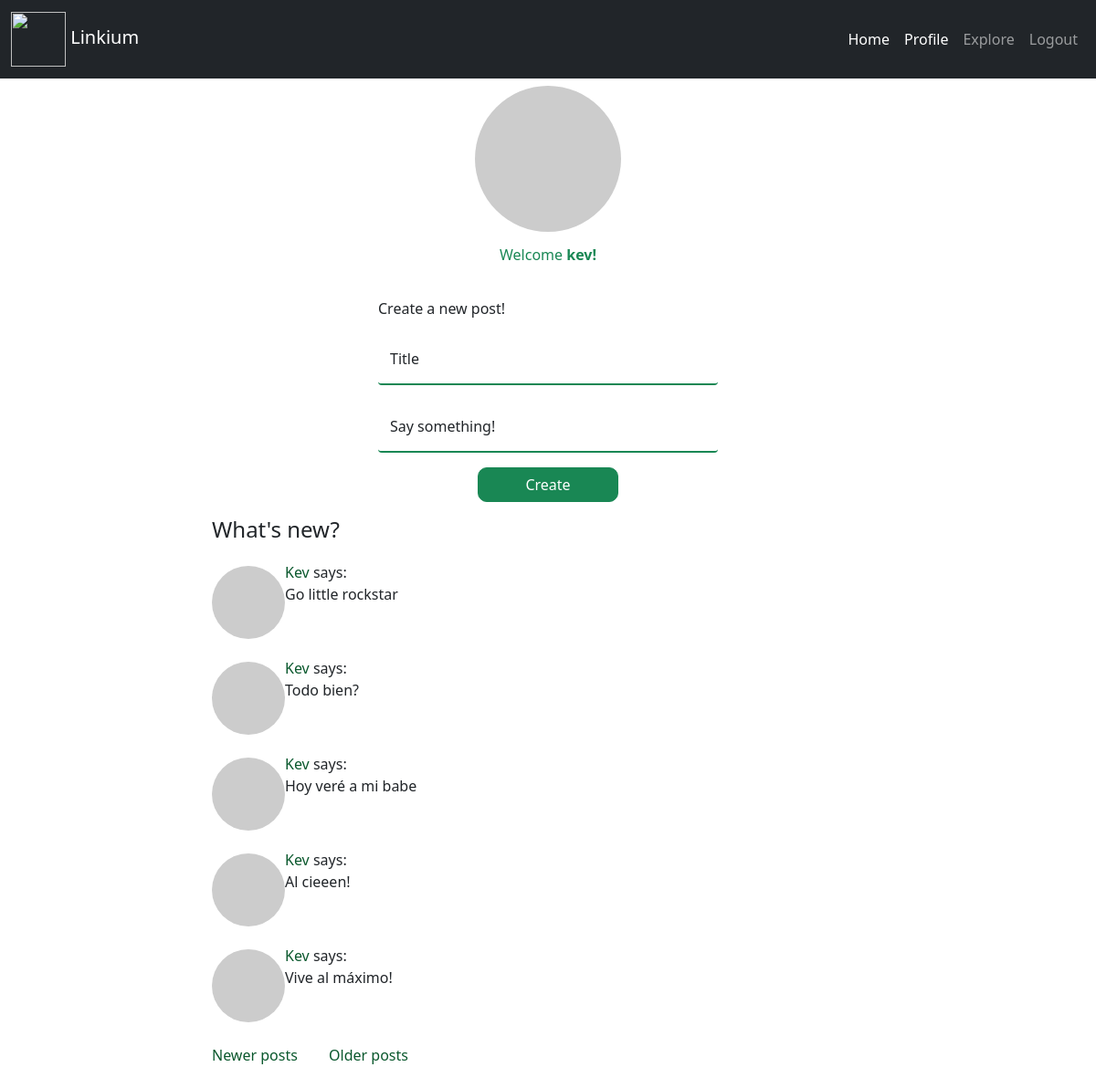
Screenshot of /explore?page=2 (signed in) with the database file from the repository.
### app/models.py (models this page shows, shortened)
class User(db.Model, UserMixin):
    __tablename__ = "users"
    id = db.Column(db.Integer(), primary_key=True)
    username = db.Column(db.String(50), unique=True, index=True)
    email = db.Column(db.String(100), unique=True, index=True)
    password = db.Column(db.String(255))
    posts = db.relationship('Posts', backref='author', lazy='dynamic')
    about_me = db.Column(db.String(255))
    last_seen = db.Column(db.DateTime(), default=datetime.utcnow)
    followed = db.relationship(
        'User', secondary=followers,
        primaryjoin=(followers.c.follower_id == id),
        secondaryjoin=(followers.c.followed_id == id),
        backref=db.backref('followers', lazy='dynamic'), lazy='dynamic')
    def avatar(self, size):
        digest = md5(self.email.lower().encode("utf-8")).hexdigest()
        return 'https://www.gravatar.com/avatar/{}?d=identicon&s={}'.format(
            digest, size)
    @login.user_loader
    def load_user(id):
        return User.query.get(int(id))

class Posts(db.Model):
    __tablename__= "posts"
    id = db.Column(db.Integer(), primary_key=True)
    title = db.Column(db.String(200))
    body = db.Column(db.String(255))
    timestamp = db.Column(db.DateTime(), index=True, default=datetime.utcnow)
    user_id = db.Column(db.Integer(), db.ForeignKey("users.id"))

### app/routes.py (the view)
@app.route('/explore')
@login_required
def explore():
    form = NewPostForm()
    page = request.args.get('page', 1, type=int)
    posts = Posts.query.order_by(Posts.timestamp.desc()).paginate(
        page, app.config['POSTS_PER_PAGE'], False)
    next_url = url_for('explore', page=posts.next_num) \
        if posts.has_next else None
    prev_url = url_for('explore', page=posts.prev_num) \
        if posts.has_prev else None
    return render_template("index.html", title='Home', posts=posts.items, form=form, next_url=next_url, prev_url=prev_url)

### app/forms.py
class NewPostForm(FlaskForm):
    title = StringField(label="Title", validators=[DataRequired()])
    body = TextAreaField(label="Say something!", validators=[DataRequired(), Length(min=1, max=255)])
    submit = SubmitField('Create')

### app/routes.py (called while the page is built)
@app.before_request
def before_request():
    if current_user.is_authenticated:
        current_user.last_seen = datetime.utcnow()
        db.session.commit()

### app/templates/index.html (shortened to what this page needs)
{% extends "base.html" %}
{% block content %}
    <div class="row">
        <div class="col">
                <img src="{{ current_user.avatar(128) }}" class="mt-2 avatar rounded-circle" alt="...">
                <div class="text-center m-3 text-success">
                    <h6>Welcome <strong> {{ current_user.username }}!</strong></h6>
                </div>
            <div class="d-grid gap-2 col-4 mx-auto">
                <h6 class="mt-4">Create a new post!</h6>
                <form action="" method="post">
                    <div class="form-floating mb-3">
                        {{ form.title(class='form-control border-0 border-bottom border border-2 border-success', placeholder='type a title') }}
                        <label for="floatingInput">Title</label>
                    </div>
                    <div class="form-floating">
                        {{ form.body(class='form-control border-0 border-bottom border border-2 border-success', placeholder='type a title', style='resize:none;') }}
                        <label for="floatingPassword">Say something!</label>
                    </div>
                    <div class="d-grid gap-2 col-6 mx-auto">
                        {{ form.submit(class='btn btn-success btn-create') }}
                      </div>
                </form>
            </div>
        </div>
    </div>
    <div class="row">
        <div class="col-lg-6 offset-lg-2">
            <h4>What's new?</h4>
            {% for post in posts %}
                <div class="post-container">
                    <div class="post-thumb-post"><img class="rounded-circle" src="{{ post.author.avatar(36) }}" /></div>
                    <div class="post-content">
                        <td><a class="nav-profile" href="{{ url_for('profile', username=post.author.username) }}">
                            {{ post.author.username }}</a> says:<br>{{ post.body }}</td>
                    </div>
                </div>
            {% endfor %}
            <div class="mt-4 mb-4">
                {% if prev_url %}
                <a class="nav-posts" href="{{ prev_url }}">Newer posts</a>
                {% endif %}
                {% if next_url %}
                <a class="nav-posts" href="{{ next_url }}">Older posts</a>
                {% endif %}
            </div>
        </div>
    </div>
{% endblock %}

### app/templates/index.html (style rules this page uses)
.avatar { height: 10rem; width: 10rem; display: block; margin: auto; }
.btn-create { margin: 1rem; border-radius: 10px; }
.post-container { margin: 20px 20px 0 0; overflow: auto; }
.post-thumb-post { float: left; }
.post-thumb-post img { display: block; margin-top: 5px; }
.post-content { margin-left: 50px; }
.nav-profile { text-decoration: none; color: rgb(10, 88, 45); text-transform: capitalize; transition: transform 0.2s ease-in-out; }
.nav-posts { text-decoration: none; color: rgb(10, 88, 45); transition: transform 0.2s ease-in-out; margin: 30px 30px 30px 0; }

### rows the page displays
User: username "kev"
Posts: author.username "Kev", body "Go little rockstar"
Posts: author.username "Kev", body "Todo bien?"
Posts: author.username "Kev", body "Hoy veré a mi babe"
Posts: author.username "Kev", body "Al cieeen!"
Posts: author.username "Kev", body "Vive al máximo!"
